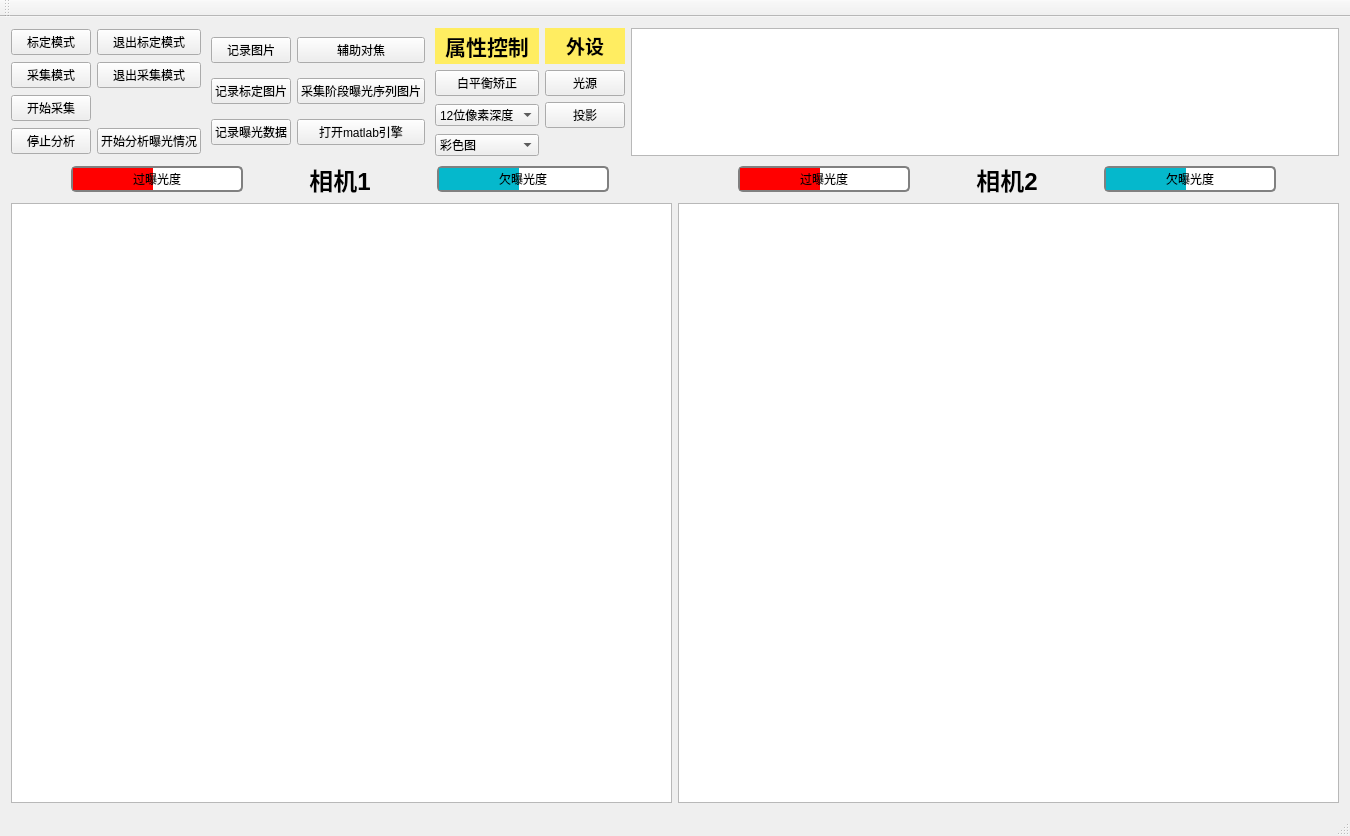
<?xml version="1.0" encoding="UTF-8"?>
<ui version="4.0">
 <class>Camera_GUIClass</class>
 <widget class="QMainWindow" name="Camera_GUIClass">
  <property name="geometry">
   <rect>
    <x>0</x>
    <y>0</y>
    <width>1350</width>
    <height>836</height>
   </rect>
  </property>
  <property name="windowTitle">
   <string>Camera_GUI</string>
  </property>
  <widget class="QWidget" name="centralWidget">
   <layout class="QVBoxLayout" name="verticalLayout_3">
    <item>
     <layout class="QHBoxLayout" name="horizontalLayout_5">
      <item>
       <layout class="QHBoxLayout" name="horizontalLayout_6" stretch="0,0,0">
        <property name="spacing">
         <number>10</number>
        </property>
        <item>
         <layout class="QGridLayout" name="gridLayout">
          <property name="sizeConstraint">
           <enum>QLayout::SetDefaultConstraint</enum>
          </property>
          <item row="0" column="1">
           <widget class="QPushButton" name="pushButton_5">
            <property name="sizePolicy">
             <sizepolicy hsizetype="Preferred" vsizetype="Fixed">
              <horstretch>0</horstretch>
              <verstretch>0</verstretch>
             </sizepolicy>
            </property>
            <property name="text">
             <string>退出标定模式</string>
            </property>
           </widget>
          </item>
          <item row="2" column="0">
           <widget class="QPushButton" name="pushButton_2">
            <property name="sizePolicy">
             <sizepolicy hsizetype="Fixed" vsizetype="Fixed">
              <horstretch>0</horstretch>
              <verstretch>0</verstretch>
             </sizepolicy>
            </property>
            <property name="text">
             <string>开始采集</string>
            </property>
           </widget>
          </item>
          <item row="0" column="0">
           <widget class="QPushButton" name="pushButton">
            <property name="sizePolicy">
             <sizepolicy hsizetype="Fixed" vsizetype="Fixed">
              <horstretch>0</horstretch>
              <verstretch>0</verstretch>
             </sizepolicy>
            </property>
            <property name="text">
             <string>标定模式</string>
            </property>
           </widget>
          </item>
          <item row="1" column="0">
           <widget class="QPushButton" name="pushButton_4">
            <property name="text">
             <string>采集模式</string>
            </property>
           </widget>
          </item>
          <item row="1" column="1">
           <widget class="QPushButton" name="pushButton_6">
            <property name="sizePolicy">
             <sizepolicy hsizetype="Preferred" vsizetype="Fixed">
              <horstretch>0</horstretch>
              <verstretch>0</verstretch>
             </sizepolicy>
            </property>
            <property name="text">
             <string>退出采集模式</string>
            </property>
           </widget>
          </item>
          <item row="3" column="0">
           <widget class="QPushButton" name="pushButton_9">
            <property name="text">
             <string>停止分析</string>
            </property>
           </widget>
          </item>
          <item row="3" column="1">
           <widget class="QPushButton" name="pushButton_8">
            <property name="sizePolicy">
             <sizepolicy hsizetype="Fixed" vsizetype="Fixed">
              <horstretch>0</horstretch>
              <verstretch>0</verstretch>
             </sizepolicy>
            </property>
            <property name="text">
             <string>开始分析曝光情况</string>
            </property>
           </widget>
          </item>
          <item row="2" column="1">
           <layout class="QHBoxLayout" name="horizontalLayout_4"/>
          </item>
         </layout>
        </item>
        <item>
         <layout class="QGridLayout" name="gridLayout_2" rowstretch="0,0,0,0,0" columnstretch="0,0">
          <property name="sizeConstraint">
           <enum>QLayout::SetMaximumSize</enum>
          </property>
          <property name="spacing">
           <number>6</number>
          </property>
          <item row="4" column="0">
           <widget class="QPushButton" name="pushButton_10">
            <property name="text">
             <string>记录曝光数据</string>
            </property>
           </widget>
          </item>
          <item row="4" column="1">
           <widget class="QPushButton" name="pushButton_11">
            <property name="text">
             <string>打开matlab引擎</string>
            </property>
           </widget>
          </item>
          <item row="1" column="1">
           <widget class="QPushButton" name="pushButton_13">
            <property name="text">
             <string>辅助对焦</string>
            </property>
           </widget>
          </item>
          <item row="3" column="0">
           <widget class="QPushButton" name="pushButton_7">
            <property name="text">
             <string>记录标定图片</string>
            </property>
           </widget>
          </item>
          <item row="3" column="1">
           <widget class="QPushButton" name="pushButton_14">
            <property name="text">
             <string>采集阶段曝光序列图片</string>
            </property>
           </widget>
          </item>
          <item row="1" column="0">
           <widget class="QPushButton" name="pushButton_12">
            <property name="text">
             <string>记录图片</string>
            </property>
           </widget>
          </item>
         </layout>
        </item>
        <item>
         <layout class="QGridLayout" name="gridLayout_3">
          <property name="sizeConstraint">
           <enum>QLayout::SetMinimumSize</enum>
          </property>
          <item row="2" column="0">
           <widget class="QPushButton" name="pushButton_3">
            <property name="text">
             <string>白平衡矫正</string>
            </property>
           </widget>
          </item>
          <item row="4" column="0">
           <widget class="QComboBox" name="comboBox">
            <property name="layoutDirection">
             <enum>Qt::LeftToRight</enum>
            </property>
            <item>
             <property name="text">
              <string>彩色图</string>
             </property>
            </item>
            <item>
             <property name="text">
              <string>灰度图</string>
             </property>
            </item>
           </widget>
          </item>
          <item row="2" column="1">
           <widget class="QPushButton" name="pushButton_15">
            <property name="text">
             <string>光源</string>
            </property>
           </widget>
          </item>
          <item row="0" column="1">
           <widget class="QLabel" name="label_4">
            <property name="styleSheet">
             <string notr="true">background-color: rgb(255, 237, 97);</string>
            </property>
            <property name="text">
             <string>&lt;html&gt;&lt;head/&gt;&lt;body&gt;&lt;p align=&quot;center&quot;&gt;&lt;span style=&quot; font-size:14pt; font-weight:600;&quot;&gt;外设&lt;/span&gt;&lt;/p&gt;&lt;/body&gt;&lt;/html&gt;</string>
            </property>
           </widget>
          </item>
          <item row="3" column="0">
           <widget class="QComboBox" name="comboBox_2">
            <item>
             <property name="text">
              <string>12位像素深度</string>
             </property>
            </item>
            <item>
             <property name="text">
              <string>8位像素深度</string>
             </property>
            </item>
           </widget>
          </item>
          <item row="3" column="1">
           <widget class="QPushButton" name="pushButton_16">
            <property name="text">
             <string>投影</string>
            </property>
           </widget>
          </item>
          <item row="0" column="0">
           <widget class="QLabel" name="label_3">
            <property name="styleSheet">
             <string notr="true">background-color: rgb(255, 237, 97);</string>
            </property>
            <property name="text">
             <string>&lt;html&gt;&lt;head/&gt;&lt;body&gt;&lt;p align=&quot;center&quot;&gt;&lt;span style=&quot; font-size:16pt; font-weight:600;&quot;&gt;属性控制&lt;/span&gt;&lt;/p&gt;&lt;/body&gt;&lt;/html&gt;</string>
            </property>
           </widget>
          </item>
         </layout>
        </item>
       </layout>
      </item>
      <item>
       <widget class="QTextBrowser" name="textBrowser">
        <property name="sizePolicy">
         <sizepolicy hsizetype="Expanding" vsizetype="Preferred">
          <horstretch>0</horstretch>
          <verstretch>0</verstretch>
         </sizepolicy>
        </property>
        <property name="minimumSize">
         <size>
          <width>700</width>
          <height>100</height>
         </size>
        </property>
        <property name="maximumSize">
         <size>
          <width>7000</width>
          <height>150</height>
         </size>
        </property>
       </widget>
      </item>
     </layout>
    </item>
    <item>
     <layout class="QHBoxLayout" name="horizontalLayout_3">
      <item>
       <layout class="QVBoxLayout" name="verticalLayout">
        <item>
         <layout class="QHBoxLayout" name="horizontalLayout">
          <item>
           <widget class="QProgressBar" name="progressBar">
            <property name="sizePolicy">
             <sizepolicy hsizetype="Fixed" vsizetype="Fixed">
              <horstretch>0</horstretch>
              <verstretch>0</verstretch>
             </sizepolicy>
            </property>
            <property name="font">
             <font>
              <family>Arial</family>
              <weight>50</weight>
              <bold>false</bold>
             </font>
            </property>
            <property name="toolTip">
             <string>&lt;html&gt;&lt;head/&gt;&lt;body&gt;&lt;p&gt;过曝光度&lt;/p&gt;&lt;/body&gt;&lt;/html&gt;</string>
            </property>
            <property name="autoFillBackground">
             <bool>false</bool>
            </property>
            <property name="styleSheet">
             <string notr="true">QProgressBar 
{   
     border: 2px solid grey;   
     border-radius: 5px;   
     text-align:center;
     
}
QProgressBar::chunk 
{   
    background-color: #FF0000;
        width: 20px;
}</string>
            </property>
            <property name="value">
             <number>40</number>
            </property>
            <property name="alignment">
             <set>Qt::AlignCenter</set>
            </property>
            <property name="orientation">
             <enum>Qt::Horizontal</enum>
            </property>
            <property name="textDirection">
             <enum>QProgressBar::TopToBottom</enum>
            </property>
            <property name="format">
             <string>过曝光度</string>
            </property>
           </widget>
          </item>
          <item>
           <widget class="QLabel" name="label">
            <property name="sizePolicy">
             <sizepolicy hsizetype="Fixed" vsizetype="Fixed">
              <horstretch>0</horstretch>
              <verstretch>0</verstretch>
             </sizepolicy>
            </property>
            <property name="font">
             <font>
              <weight>75</weight>
              <bold>true</bold>
             </font>
            </property>
            <property name="tabletTracking">
             <bool>false</bool>
            </property>
            <property name="autoFillBackground">
             <bool>false</bool>
            </property>
            <property name="midLineWidth">
             <number>1</number>
            </property>
            <property name="text">
             <string>&lt;html&gt;&lt;head/&gt;&lt;body&gt;&lt;p align=&quot;center&quot;&gt;&lt;span style=&quot; font-size:18pt;&quot;&gt;相机1&lt;/span&gt;&lt;/p&gt;&lt;/body&gt;&lt;/html&gt;</string>
            </property>
           </widget>
          </item>
          <item>
           <widget class="QProgressBar" name="progressBar_2">
            <property name="sizePolicy">
             <sizepolicy hsizetype="Fixed" vsizetype="Fixed">
              <horstretch>0</horstretch>
              <verstretch>0</verstretch>
             </sizepolicy>
            </property>
            <property name="font">
             <font>
              <family>Arial</family>
              <weight>50</weight>
              <bold>false</bold>
             </font>
            </property>
            <property name="toolTip">
             <string>&lt;html&gt;&lt;head/&gt;&lt;body&gt;&lt;p&gt;过曝光度&lt;/p&gt;&lt;/body&gt;&lt;/html&gt;</string>
            </property>
            <property name="autoFillBackground">
             <bool>false</bool>
            </property>
            <property name="styleSheet">
             <string notr="true">QProgressBar 
{   
     border: 2px solid grey;   
     border-radius: 5px;   
     text-align:center;
     
}
QProgressBar::chunk 
{   
    background-color: #05B8CC;
        width: 20px;
}</string>
            </property>
            <property name="value">
             <number>40</number>
            </property>
            <property name="alignment">
             <set>Qt::AlignCenter</set>
            </property>
            <property name="orientation">
             <enum>Qt::Horizontal</enum>
            </property>
            <property name="textDirection">
             <enum>QProgressBar::TopToBottom</enum>
            </property>
            <property name="format">
             <string>欠曝光度</string>
            </property>
           </widget>
          </item>
         </layout>
        </item>
        <item>
         <widget class="QGraphicsView" name="graphicsView">
          <property name="sizePolicy">
           <sizepolicy hsizetype="Expanding" vsizetype="Expanding">
            <horstretch>0</horstretch>
            <verstretch>0</verstretch>
           </sizepolicy>
          </property>
          <property name="minimumSize">
           <size>
            <width>660</width>
            <height>600</height>
           </size>
          </property>
          <property name="maximumSize">
           <size>
            <width>8000</width>
            <height>8000</height>
           </size>
          </property>
         </widget>
        </item>
       </layout>
      </item>
      <item>
       <layout class="QVBoxLayout" name="verticalLayout_2">
        <item>
         <layout class="QHBoxLayout" name="horizontalLayout_2">
          <item>
           <widget class="QProgressBar" name="progressBar_3">
            <property name="sizePolicy">
             <sizepolicy hsizetype="Fixed" vsizetype="Fixed">
              <horstretch>0</horstretch>
              <verstretch>0</verstretch>
             </sizepolicy>
            </property>
            <property name="font">
             <font>
              <family>Arial</family>
              <weight>50</weight>
              <bold>false</bold>
             </font>
            </property>
            <property name="toolTip">
             <string>&lt;html&gt;&lt;head/&gt;&lt;body&gt;&lt;p&gt;过曝光度&lt;/p&gt;&lt;/body&gt;&lt;/html&gt;</string>
            </property>
            <property name="autoFillBackground">
             <bool>false</bool>
            </property>
            <property name="styleSheet">
             <string notr="true">QProgressBar 
{   
     border: 2px solid grey;   
     border-radius: 5px;   
     text-align:center;
     
}
QProgressBar::chunk 
{   
    background-color: #FF0000;
        width: 20px;
}</string>
            </property>
            <property name="value">
             <number>40</number>
            </property>
            <property name="alignment">
             <set>Qt::AlignCenter</set>
            </property>
            <property name="orientation">
             <enum>Qt::Horizontal</enum>
            </property>
            <property name="textDirection">
             <enum>QProgressBar::TopToBottom</enum>
            </property>
            <property name="format">
             <string>过曝光度</string>
            </property>
           </widget>
          </item>
          <item>
           <widget class="QLabel" name="label_2">
            <property name="sizePolicy">
             <sizepolicy hsizetype="Fixed" vsizetype="Fixed">
              <horstretch>0</horstretch>
              <verstretch>0</verstretch>
             </sizepolicy>
            </property>
            <property name="font">
             <font>
              <weight>75</weight>
              <bold>true</bold>
             </font>
            </property>
            <property name="tabletTracking">
             <bool>false</bool>
            </property>
            <property name="autoFillBackground">
             <bool>false</bool>
            </property>
            <property name="midLineWidth">
             <number>1</number>
            </property>
            <property name="text">
             <string>&lt;html&gt;&lt;head/&gt;&lt;body&gt;&lt;p align=&quot;center&quot;&gt;&lt;span style=&quot; font-size:18pt;&quot;&gt;相机2&lt;/span&gt;&lt;/p&gt;&lt;/body&gt;&lt;/html&gt;</string>
            </property>
           </widget>
          </item>
          <item>
           <widget class="QProgressBar" name="progressBar_4">
            <property name="sizePolicy">
             <sizepolicy hsizetype="Fixed" vsizetype="Fixed">
              <horstretch>0</horstretch>
              <verstretch>0</verstretch>
             </sizepolicy>
            </property>
            <property name="font">
             <font>
              <family>Arial</family>
              <weight>50</weight>
              <bold>false</bold>
             </font>
            </property>
            <property name="toolTip">
             <string>&lt;html&gt;&lt;head/&gt;&lt;body&gt;&lt;p&gt;过曝光度&lt;/p&gt;&lt;/body&gt;&lt;/html&gt;</string>
            </property>
            <property name="autoFillBackground">
             <bool>false</bool>
            </property>
            <property name="styleSheet">
             <string notr="true">QProgressBar 
{   
     border: 2px solid grey;   
     border-radius: 5px;   
     text-align:center;
     
}
QProgressBar::chunk 
{   
    background-color: #05B8CC;
        width: 20px;
}</string>
            </property>
            <property name="value">
             <number>40</number>
            </property>
            <property name="alignment">
             <set>Qt::AlignCenter</set>
            </property>
            <property name="orientation">
             <enum>Qt::Horizontal</enum>
            </property>
            <property name="textDirection">
             <enum>QProgressBar::TopToBottom</enum>
            </property>
            <property name="format">
             <string>欠曝光度</string>
            </property>
           </widget>
          </item>
         </layout>
        </item>
        <item>
         <widget class="QGraphicsView" name="graphicsView_2">
          <property name="sizePolicy">
           <sizepolicy hsizetype="Expanding" vsizetype="Expanding">
            <horstretch>0</horstretch>
            <verstretch>0</verstretch>
           </sizepolicy>
          </property>
          <property name="minimumSize">
           <size>
            <width>660</width>
            <height>600</height>
           </size>
          </property>
          <property name="maximumSize">
           <size>
            <width>8000</width>
            <height>8000</height>
           </size>
          </property>
         </widget>
        </item>
       </layout>
      </item>
     </layout>
    </item>
   </layout>
  </widget>
  <widget class="QMenuBar" name="menuBar">
   <property name="geometry">
    <rect>
     <x>0</x>
     <y>0</y>
     <width>1350</width>
     <height>23</height>
    </rect>
   </property>
  </widget>
  <widget class="QToolBar" name="mainToolBar">
   <attribute name="toolBarArea">
    <enum>TopToolBarArea</enum>
   </attribute>
   <attribute name="toolBarBreak">
    <bool>false</bool>
   </attribute>
  </widget>
  <widget class="QStatusBar" name="statusBar"/>
 </widget>
 <layoutdefault spacing="6" margin="11"/>
 <resources>
  <include location="Camera_GUI.qrc"/>
 </resources>
 <connections>
  <connection>
   <sender>pushButton_4</sender>
   <signal>pressed()</signal>
   <receiver>Camera_GUIClass</receiver>
   <slot>collect_BT()</slot>
   <hints>
    <hint type="sourcelabel">
     <x>99</x>
     <y>97</y>
    </hint>
    <hint type="destinationlabel">
     <x>197</x>
     <y>149</y>
    </hint>
   </hints>
  </connection>
  <connection>
   <sender>pushButton_6</sender>
   <signal>pressed()</signal>
   <receiver>Camera_GUIClass</receiver>
   <slot>unCollect_BT()</slot>
   <hints>
    <hint type="sourcelabel">
     <x>147</x>
     <y>90</y>
    </hint>
    <hint type="destinationlabel">
     <x>126</x>
     <y>191</y>
    </hint>
   </hints>
  </connection>
  <connection>
   <sender>pushButton_3</sender>
   <signal>pressed()</signal>
   <receiver>Camera_GUIClass</receiver>
   <slot>whiteBalance_BT()</slot>
   <hints>
    <hint type="sourcelabel">
     <x>956</x>
     <y>83</y>
    </hint>
    <hint type="destinationlabel">
     <x>1028</x>
     <y>172</y>
    </hint>
   </hints>
  </connection>
  <connection>
   <sender>pushButton_2</sender>
   <signal>clicked()</signal>
   <receiver>Camera_GUIClass</receiver>
   <slot>startProgress_BT()</slot>
   <hints>
    <hint type="sourcelabel">
     <x>48</x>
     <y>127</y>
    </hint>
    <hint type="destinationlabel">
     <x>168</x>
     <y>232</y>
    </hint>
   </hints>
  </connection>
  <connection>
   <sender>pushButton</sender>
   <signal>pressed()</signal>
   <receiver>Camera_GUIClass</receiver>
   <slot>calib_BT()</slot>
   <hints>
    <hint type="sourcelabel">
     <x>188</x>
     <y>45</y>
    </hint>
    <hint type="destinationlabel">
     <x>302</x>
     <y>183</y>
    </hint>
   </hints>
  </connection>
  <connection>
   <sender>pushButton_5</sender>
   <signal>pressed()</signal>
   <receiver>Camera_GUIClass</receiver>
   <slot>unCalib_BT()</slot>
   <hints>
    <hint type="sourcelabel">
     <x>68</x>
     <y>51</y>
    </hint>
    <hint type="destinationlabel">
     <x>365</x>
     <y>158</y>
    </hint>
   </hints>
  </connection>
  <connection>
   <sender>pushButton_8</sender>
   <signal>clicked()</signal>
   <receiver>Camera_GUIClass</receiver>
   <slot>analysisExplose_BT()</slot>
   <hints>
    <hint type="sourcelabel">
     <x>86</x>
     <y>179</y>
    </hint>
    <hint type="destinationlabel">
     <x>130</x>
     <y>167</y>
    </hint>
   </hints>
  </connection>
  <connection>
   <sender>pushButton_9</sender>
   <signal>clicked()</signal>
   <receiver>Camera_GUIClass</receiver>
   <slot>unAnalysisExplose_BT()</slot>
   <hints>
    <hint type="sourcelabel">
     <x>32</x>
     <y>143</y>
    </hint>
    <hint type="destinationlabel">
     <x>608</x>
     <y>167</y>
    </hint>
   </hints>
  </connection>
  <connection>
   <sender>pushButton_15</sender>
   <signal>clicked()</signal>
   <receiver>Camera_GUIClass</receiver>
   <slot>lightControl_BT()</slot>
   <hints>
    <hint type="sourcelabel">
     <x>1190</x>
     <y>87</y>
    </hint>
    <hint type="destinationlabel">
     <x>1169</x>
     <y>114</y>
    </hint>
   </hints>
  </connection>
  <connection>
   <sender>pushButton_12</sender>
   <signal>clicked()</signal>
   <receiver>Camera_GUIClass</receiver>
   <slot>saveAPic_BT()</slot>
   <hints>
    <hint type="sourcelabel">
     <x>710</x>
     <y>57</y>
    </hint>
    <hint type="destinationlabel">
     <x>879</x>
     <y>151</y>
    </hint>
   </hints>
  </connection>
  <connection>
   <sender>pushButton_11</sender>
   <signal>clicked()</signal>
   <receiver>Camera_GUIClass</receiver>
   <slot>openMatlabEngin()</slot>
   <hints>
    <hint type="sourcelabel">
     <x>810</x>
     <y>117</y>
    </hint>
    <hint type="destinationlabel">
     <x>1195</x>
     <y>133</y>
    </hint>
   </hints>
  </connection>
  <connection>
   <sender>pushButton_10</sender>
   <signal>clicked()</signal>
   <receiver>Camera_GUIClass</receiver>
   <slot>saveAnalysisData()</slot>
   <hints>
    <hint type="sourcelabel">
     <x>710</x>
     <y>87</y>
    </hint>
    <hint type="destinationlabel">
     <x>786</x>
     <y>190</y>
    </hint>
   </hints>
  </connection>
  <connection>
   <sender>pushButton_7</sender>
   <signal>pressed()</signal>
   <receiver>Camera_GUIClass</receiver>
   <slot>calibAPic_BT()</slot>
   <hints>
    <hint type="sourcelabel">
     <x>79</x>
     <y>117</y>
    </hint>
    <hint type="destinationlabel">
     <x>212</x>
     <y>210</y>
    </hint>
   </hints>
  </connection>
  <connection>
   <sender>pushButton_14</sender>
   <signal>clicked()</signal>
   <receiver>Camera_GUIClass</receiver>
   <slot>collectQueEPTimePic_BT()</slot>
   <hints>
    <hint type="sourcelabel">
     <x>871</x>
     <y>87</y>
    </hint>
    <hint type="destinationlabel">
     <x>630</x>
     <y>233</y>
    </hint>
   </hints>
  </connection>
 </connections>
 <slots>
  <slot>collect_BT()</slot>
  <slot>unCollect_BT()</slot>
  <slot>whiteBalance_BT()</slot>
  <slot>saveAPic_BT()</slot>
  <slot>calib_BT()</slot>
  <slot>unCalib_BT()</slot>
  <slot>calibAPic_BT()</slot>
  <slot>analysisExplose_BT()</slot>
  <slot>unAnalysisExplose_BT()</slot>
  <slot>saveAnalysisData()</slot>
  <slot>openMatlabEngin()</slot>
  <slot>startProgress_BT()</slot>
  <slot>collectQueEPTimePic_BT()</slot>
  <slot>lightChannel_SW(int)</slot>
  <slot>lightlevel_IN()</slot>
  <slot>lightControl_BT()</slot>
 </slots>
</ui>
